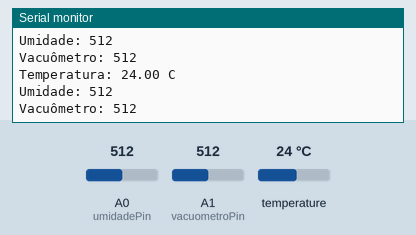
Recording of a sketch running on a simulated Arduino Uno, built with avr-gcc and run on an emulated ATmega328P. Parts: the last lines printed to the serial monitor. Inputs (shaded band) come from the test bench; at power-on: temperature 24 °C, A0 (umidadePin) = 512, A1 (vacuometroPin) = 512.

Above: at 4.3 s.
4.4 s: temperature set to 12 °C
At 6.7 s:
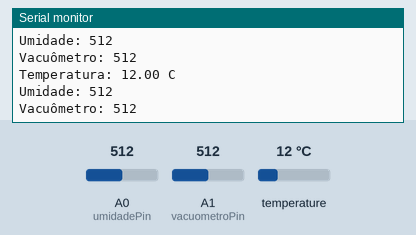
8.1 s: A0 (umidadePin) set to 716
At 9.9 s:
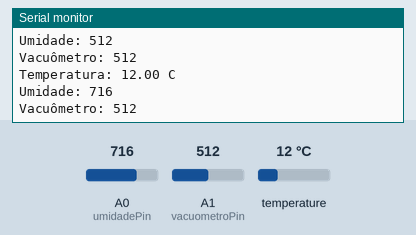
11.8 s: A1 (vacuometroPin) set to 716
At 13.2 s:
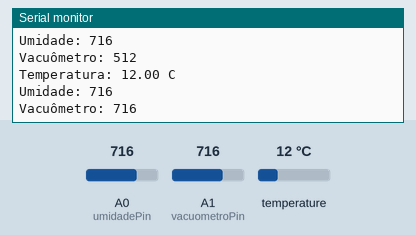
15.5 s: temperature set to 19 °C
At 18.5 s:
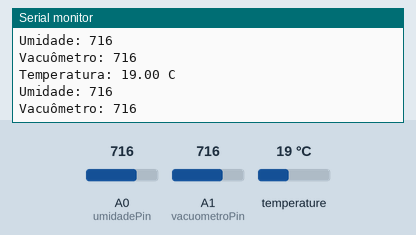
19.2 s: A0 (umidadePin) set to 900
At 20.6 s:
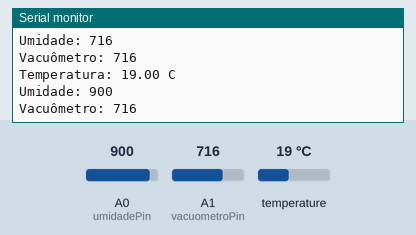
22.9 s: A1 (vacuometroPin) set to 900
At 23.8 s:
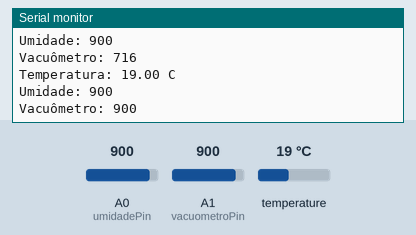
Timing chart, 0 to 25.9 s (numbered marks = the images above; inputs shaded):
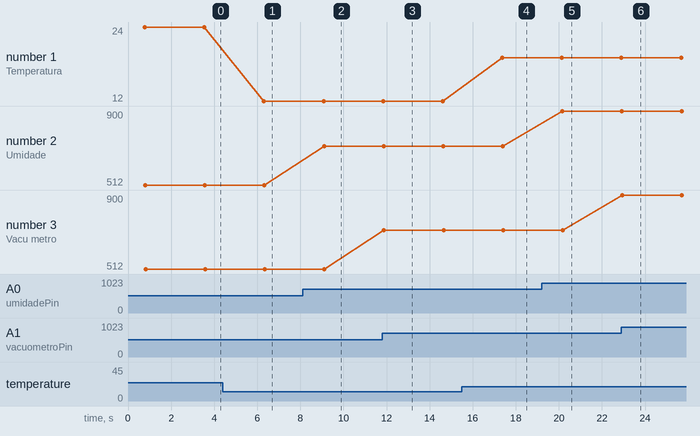

The sketch:

codigo_novo_KPa_Temp_Umid_Serial.ino
```cpp
#include <OneWire.h>
#include <DallasTemperature.h>

// Configuração dos sensores
#define ONE_WIRE_BUS 2
OneWire oneWire(ONE_WIRE_BUS);
DallasTemperature sensors(&oneWire);

const int umidadePin = A0; // Pino analógico para o sensor de umidade
const int vacuometroPin = A1; // Pino analógico para o vacuômetro

void setup() {
  Serial.begin(9600); // Inicializa o monitor serial
  sensors.begin(); // Inicializa o sensor de temperatura
  pinMode(2, OUTPUT); // Pino de saída para controle adicional
}

void loop() {
  // Leitura do sensor de temperatura
  sensors.requestTemperatures();
  float temperatura = sensors.getTempCByIndex(0);

  // Leitura dos sensores analógicos
  int umidadeValor = analogRead(umidadePin);
  int vacuometroValor = analogRead(vacuometroPin);

  // Enviando dados para o monitor serial
  Serial.print("Temperatura: ");
  Serial.print(temperatura);
  Serial.println(" C");

  Serial.print("Umidade: ");
  Serial.println(umidadeValor);

  Serial.print("Vacuômetro: ");
  Serial.println(vacuometroValor);

  delay(2000); // Atualiza a cada 2 segundos
}
```

Measured:
- after the input at 4.4 s, the serial monitor: prints a new line after 1.9 s (image 1)
- after the input at 8.1 s, the serial monitor: prints a new line after 1.0 s (image 2)
- after the input at 11.8 s, the serial monitor: prints a new line after 0.08 s (image 3)
- after the input at 15.5 s, the serial monitor: prints a new line after 1.9 s (image 4)
- after the input at 19.2 s, the serial monitor: prints a new line after 0.96 s (image 5)
- after the input at 22.9 s, the serial monitor: prints a new line at once (image 6)
- plotted number 1: 24 → 12 after the input at 4.4 s, 12 → 19 after the input at 15.5 s
- plotted number 2: 512 → 716 after the input at 8.1 s, 716 → 900 after the input at 19.2 s
